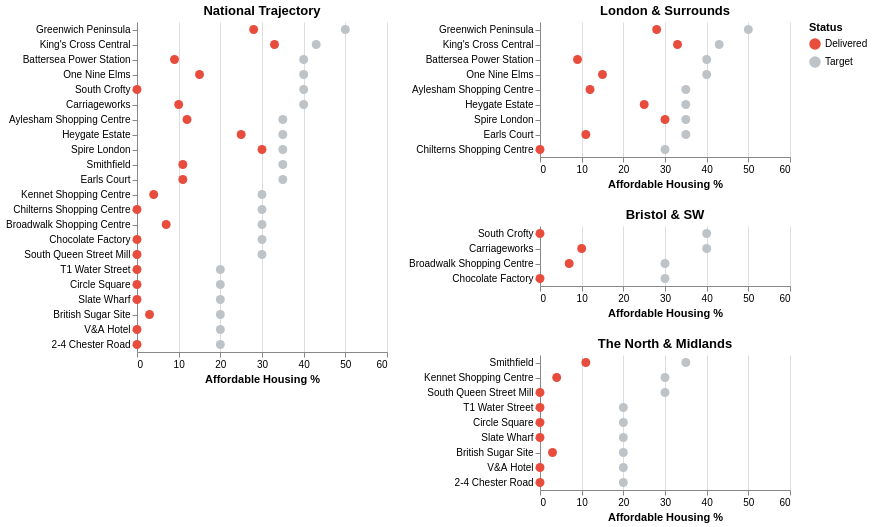

Source (notebook cell):
### Code cell
# An extra dumbell chart showing specific developments. 
# NOTE - not used in final report.

import pandas as pd
import altair as alt

# DATA
raw_data = [
    {"Name": "Aylesham Shopping Centre", "Region": "London & Surrounds", "Target": 35, "Delivered": 12},
    {"Name": "Kennet Shopping Centre", "Region": "North & Midlands", "Target": 30, "Delivered": 4},
    {"Name": "Chilterns Shopping Centre", "Region": "London & Surrounds", "Target": 30, "Delivered": 0},
    {"Name": "Broadwalk Shopping Centre", "Region": "Bristol & SW", "Target": 30, "Delivered": 7},
    {"Name": "Battersea Power Station", "Region": "London & Surrounds", "Target": 40, "Delivered": 9},
    {"Name": "Greenwich Peninsula", "Region": "London & Surrounds", "Target": 50, "Delivered": 28},
    {"Name": "Heygate Estate", "Region": "London & Surrounds", "Target": 35, "Delivered": 25},
    {"Name": "King's Cross Central", "Region": "London & Surrounds", "Target": 43, "Delivered": 33},
    {"Name": "One Nine Elms", "Region": "London & Surrounds", "Target": 40, "Delivered": 15},
    {"Name": "Spire London", "Region": "London & Surrounds", "Target": 35, "Delivered": 30},
    {"Name": "South Crofty", "Region": "Bristol & SW", "Target": 40, "Delivered": 0},
    {"Name": "Carriageworks", "Region": "Bristol & SW", "Target": 40, "Delivered": 10},
    {"Name": "Chocolate Factory", "Region": "Bristol & SW", "Target": 30, "Delivered": 0},
    {"Name": "T1 Water Street", "Region": "North & Midlands", "Target": 20, "Delivered": 0},
    {"Name": "Circle Square", "Region": "North & Midlands", "Target": 20, "Delivered": 0},
    {"Name": "Slate Wharf", "Region": "North & Midlands", "Target": 20, "Delivered": 0},
    {"Name": "South Queen Street Mill", "Region": "North & Midlands", "Target": 30, "Delivered": 0},
    {"Name": "Smithfield", "Region": "North & Midlands", "Target": 35, "Delivered": 11},
    {"Name": "British Sugar Site", "Region": "North & Midlands", "Target": 20, "Delivered": 3},
    {"Name": "Earls Court", "Region": "London & Surrounds", "Target": 35, "Delivered": 11},
    {"Name": "V&A Hotel", "Region": "North & Midlands", "Target": 20, "Delivered": 0},
    {"Name": "2-4 Chester Road", "Region": "North & Midlands", "Target": 20, "Delivered": 0}
]

df = pd.DataFrame(raw_data)
df_melted = df.melt(id_vars=['Name', 'Region'], value_vars=['Target', 'Delivered'], 
                    var_name='Status', value_name='Percentage')

# HELPER FUNCTION FOR THE DUMBBELL CHART
def make_dumbbell_chart(data, title):
    base = alt.Chart(data).encode(
        x=alt.X('Percentage:Q', title='Affordable Housing %', scale=alt.Scale(domain=[0, 60])),
        y=alt.Y('Name:N', title=None, sort=alt.EncodingSortField(field='Percentage', op='max', order='descending')),
        color=alt.Color('Status:N', scale=alt.Scale(range=['#e74c3c', '#bdc3c7']))
    )
    lines = base.mark_line(color='#dfe6e9', strokeWidth=2).encode(detail='Name:N')
    points = base.mark_circle(size=80, opacity=1)
    return (lines + points).properties(width=250, height=alt.Step(15), title=title)

# GENERATE CHARTS
# Total downward trajectory
total_chart = make_dumbbell_chart(df_melted, "National Trajectory")

# Regional charts
london_chart = make_dumbbell_chart(df_melted[df_melted['Region'] == 'London & Surrounds'], "London & Surrounds")
bristol_chart = make_dumbbell_chart(df_melted[df_melted['Region'] == 'Bristol & SW'], "Bristol & SW")
north_chart = make_dumbbell_chart(df_melted[df_melted['Region'] == 'North & Midlands'], "The North & Midlands")

# DISPLAY IN JUPYTER (Layout: Main on left, regions in a column on right)
(total_chart | (london_chart & bristol_chart & north_chart)).configure_view(stroke=None)

### Figure 1 — Vega-Lite specification as saved in the notebook (floating-point values rounded to 4 significant figures)
{"config": {"view": {"continuousWidth": 300, "continuousHeight": 300, "stroke": null}}, "hconcat": [{"layer": [{"mark": {"type": "line", "color": "#dfe6e9", "strokeWidth": 2}, "encoding": {"color": {"field": "Status", "scale": {"range": ["#e74c3c", "#bdc3c7"]}, "type": "nominal"}, "detail": {"field": "Name", "type": "nominal"}, "x": {"field": "Percentage", "scale": {"domain": [0, 60]}, "title": "Affordable Housing %", "type": "quantitative"}, "y": {"field": "Name", "sort": {"field": "Percentage", "op": "max", "order": "descending"}, "title": null, "type": "nominal"}}}, {"mark": {"type": "circle", "opacity": 1, "size": 80}, "encoding": {"color": {"field": "Status", "scale": {"range": ["#e74c3c", "#bdc3c7"]}, "type": "nominal"}, "x": {"field": "Percentage", "scale": {"domain": [0, 60]}, "title": "Affordable Housing %", "type": "quantitative"}, "y": {"field": "Name", "sort": {"field": "Percentage", "op": "max", "order": "descending"}, "title": null, "type": "nominal"}}}], "data": {"name": "data-29f387c92513d95286da6d9f34a3ab52"}, "height": {"step": 15}, "title": "National Trajectory", "width": 250}, {"vconcat": [{"layer": [{"mark": {"type": "line", "color": "#dfe6e9", "strokeWidth": 2}, "encoding": {"color": {"field": "Status", "scale": {"range": ["#e74c3c", "#bdc3c7"]}, "type": "nominal"}, "detail": {"field": "Name", "type": "nominal"}, "x": {"field": "Percentage", "scale": {"domain": [0, 60]}, "title": "Affordable Housing %", "type": "quantitative"}, "y": {"field": "Name", "sort": {"field": "Percentage", "op": "max", "order": "descending"}, "title": null, "type": "nominal"}}}, {"mark": {"type": "circle", "opacity": 1, "size": 80}, "encoding": {"color": {"field": "Status", "scale": {"range": ["#e74c3c", "#bdc3c7"]}, "type": "nominal"}, "x": {"field": "Percentage", "scale": {"domain": [0, 60]}, "title": "Affordable Housing %", "type": "quantitative"}, "y": {"field": "Name", "sort": {"field": "Percentage", "op": "max", "order": "descending"}, "title": null, "type": "nominal"}}}], "data": {"name": "data-ffc90b13b54164190cf29d4cc19015f2"}, "height": {"step": 15}, "title": "London & Surrounds", "width": 250}, {"layer": [{"mark": {"type": "line", "color": "#dfe6e9", "strokeWidth": 2}, "encoding": {"color": {"field": "Status", "scale": {"range": ["#e74c3c", "#bdc3c7"]}, "type": "nominal"}, "detail": {"field": "Name", "type": "nominal"}, "x": {"field": "Percentage", "scale": {"domain": [0, 60]}, "title": "Affordable Housing %", "type": "quantitative"}, "y": {"field": "Name", "sort": {"field": "Percentage", "op": "max", "order": "descending"}, "title": null, "type": "nominal"}}}, {"mark": {"type": "circle", "opacity": 1, "size": 80}, "encoding": {"color": {"field": "Status", "scale": {"range": ["#e74c3c", "#bdc3c7"]}, "type": "nominal"}, "x": {"field": "Percentage", "scale": {"domain": [0, 60]}, "title": "Affordable Housing %", "type": "quantitative"}, "y": {"field": "Name", "sort": {"field": "Percentage", "op": "max", "order": "descending"}, "title": null, "type": "nominal"}}}], "data": {"name": "data-3d6b34a26d4751b6a2b49709487cbaa1"}, "height": {"step": 15}, "title": "Bristol & SW", "width": 250}, {"layer": [{"mark": {"type": "line", "color": "#dfe6e9", "strokeWidth": 2}, "encoding": {"color": {"field": "Status", "scale": {"range": ["#e74c3c", "#bdc3c7"]}, "type": "nominal"}, "detail": {"field": "Name", "type": "nominal"}, "x": {"field": "Percentage", "scale": {"domain": [0, 60]}, "title": "Affordable Housing %", "type": "quantitative"}, "y": {"field": "Name", "sort": {"field": "Percentage", "op": "max", "order": "descending"}, "title": null, "type": "nominal"}}}, {"mark": {"type": "circle", "opacity": 1, "size": 80}, "encoding": {"color": {"field": "Status", "scale": {"range": ["#e74c3c", "#bdc3c7"]}, "type": "nominal"}, "x": {"field": "Percentage", "scale": {"domain": [0, 60]}, "title": "Affordable Housing %", "type": "quantitative"}, "y": {"field": "Name", "sort": {"field": "Percentage", "op": "max", "order": "descending"}, "title": null, "type": "nominal"}}}], "data": {"name": "data-08f3b05d94e13cde5254882883dd85fa"}, "height": {"step": 15}, "title": "The North & Midlands", "width": 250}]}], "$schema": "https://vega.github.io/schema/vega-lite/v5.20.1.json", "datasets": {"data-29f387c92513d95286da6d9f34a3ab52": [{"Name": "Aylesham Shopping Centre", "Region": "London & Surrounds", "Status": "Target", "Percentage": 35}, {"Name": "Kennet Shopping Centre", "Region": "North & Midlands", "Status": "Target", "Percentage": 30}, {"Name": "Chilterns Shopping Centre", "Region": "London & Surrounds", "Status": "Target", "Percentage": 30}, {"Name": "Broadwalk Shopping Centre", "Region": "Bristol & SW", "Status": "Target", "Percentage": 30}, {"Name": "Battersea Power Station", "Region": "London & Surrounds", "Status": "Target", "Percentage": 40}, {"Name": "Greenwich Peninsula", "Region": "London & Surrounds", "Status": "Target", "Percentage": 50}, {"Name": "Heygate Estate", "Region": "London & Surrounds", "Status": "Target", "Percentage": 35}, {"Name": "King's Cross Central", "Region": "London & Surrounds", "Status": "Target", "Percentage": 43}, {"Name": "One Nine Elms", "Region": "London & Surrounds", "Status": "Target", "Percentage": 40}, {"Name": "Spire London", "Region": "London & Surrounds", "Status": "Target", "Percentage": 35}, {"Name": "South Crofty", "Region": "Bristol & SW", "Status": "Target", "Percentage": 40}, {"Name": "Carriageworks", "Region": "Bristol & SW", "Status": "Target", "Percentage": 40}, {"Name": "Chocolate Factory", "Region": "Bristol & SW", "Status": "Target", "Percentage": 30}, {"Name": "T1 Water Street", "Region": "North & Midlands", "Status": "Target", "Percentage": 20}, {"Name": "Circle Square", "Region": "North & Midlands", "Status": "Target", "Percentage": 20}, {"Name": "Slate Wharf", "Region": "North & Midlands", "Status": "Target", "Percentage": 20}, {"Name": "South Queen Street Mill", "Region": "North & Midlands", "Status": "Target", "Percentage": 30}, {"Name": "Smithfield", "Region": "North & Midlands", "Status": "Target", "Percentage": 35}, {"Name": "British Sugar Site", "Region": "North & Midlands", "Status": "Target", "Percentage": 20}, {"Name": "Earls Court", "Region": "London & Surrounds", "Status": "Target", "Percentage": 35}, {"Name": "V&A Hotel", "Region": "North & Midlands", "Status": "Target", "Percentage": 20}, {"Name": "2-4 Chester Road", "Region": "North & Midlands", "Status": "Target", "Percentage": 20}, {"Name": "Aylesham Shopping Centre", "Region": "London & Surrounds", "Status": "Delivered", "Percentage": 12}, {"Name": "Kennet Shopping Centre", "Region": "North & Midlands", "Status": "Delivered", "Percentage": 4}, {"Name": "Chilterns Shopping Centre", "Region": "London & Surrounds", "Status": "Delivered", "Percentage": 0}, {"Name": "Broadwalk Shopping Centre", "Region": "Bristol & SW", "Status": "Delivered", "Percentage": 7}, {"Name": "Battersea Power Station", "Region": "London & Surrounds", "Status": "Delivered", "Percentage": 9}, {"Name": "Greenwich Peninsula", "Region": "London & Surrounds", "Status": "Delivered", "Percentage": 28}, {"Name": "Heygate Estate", "Region": "London & Surrounds", "Status": "Delivered", "Percentage": 25}, {"Name": "King's Cross Central", "Region": "London & Surrounds", "Status": "Delivered", "Percentage": 33}, {"Name": "One Nine Elms", "Region": "London & Surrounds", "Status": "Delivered", "Percentage": 15}, {"Name": "Spire London", "Region": "London & Surrounds", "Status": "Delivered", "Percentage": 30}, {"Name": "South Crofty", "Region": "Bristol & SW", "Status": "Delivered", "Percentage": 0}, {"Name": "Carriageworks", "Region": "Bristol & SW", "Status": "Delivered", "Percentage": 10}, {"Name": "Chocolate Factory", "Region": "Bristol & SW", "Status": "Delivered", "Percentage": 0}, {"Name": "T1 Water Street", "Region": "North & Midlands", "Status": "Delivered", "Percentage": 0}, {"Name": "Circle Square", "Region": "North & Midlands", "Status": "Delivered", "Percentage": 0}, {"Name": "Slate Wharf", "Region": "North & Midlands", "Status": "Delivered", "Percentage": 0}, {"Name": "South Queen Street Mill", "Region": "North & Midlands", "Status": "Delivered", "Percentage": 0}, {"Name": "Smithfield", "Region": "North & Midlands", "Status": "Delivered", "Percentage": 11}, {"Name": "British Sugar Site", "Region": "North & Midlands", "Status": "Delivered", "Percentage": 3}, {"Name": "Earls Court", "Region": "London & Surrounds", "Status": "Delivered", "Percentage": 11}, {"Name": "V&A Hotel", "Region": "North & Midlands", "Status": "Delivered", "Percentage": 0}, {"Name": "2-4 Chester Road", "Region": "North & Midlands", "Status": "Delivered", "Percentage": 0}], "data-ffc90b13b54164190cf29d4cc19015f2": [{"Name": "Aylesham Shopping Centre", "Region": "London & Surrounds", "Status": "Target", "Percentage": 35}, {"Name": "Chilterns Shopping Centre", "Region": "London & Surrounds", "Status": "Target", "Percentage": 30}, {"Name": "Battersea Power Station", "Region": "London & Surrounds", "Status": "Target", "Percentage": 40}, {"Name": "Greenwich Peninsula", "Region": "London & Surrounds", "Status": "Target", "Percentage": 50}, {"Name": "Heygate Estate", "Region": "London & Surrounds", "Status": "Target", "Percentage": 35}, {"Name": "King's Cross Central", "Region": "London & Surrounds", "Status": "Target", "Percentage": 43}, {"Name": "One Nine Elms", "Region": "London & Surrounds", "Status": "Target", "Percentage": 40}, {"Name": "Spire London", "Region": "London & Surrounds", "Status": "Target", "Percentage": 35}, {"Name": "Earls Court", "Region": "London & Surrounds", "Status": "Target", "Percentage": 35}, {"Name": "Aylesham Shopping Centre", "Region": "London & Surrounds", "Status": "Delivered", "Percentage": 12}, {"Name": "Chilterns Shopping Centre", "Region": "London & Surrounds", "Status": "Delivered", "Percentage": 0}, {"Name": "Battersea Power Station", "Region": "London & Surrounds", "Status": "Delivered", "Percentage": 9}, {"Name": "Greenwich Peninsula", "Region": "London & Surrounds", "Status": "Delivered", "Percentage": 28}, {"Name": "Heygate Estate", "Region": "London & Surrounds", "Status": "Delivered", "Percentage": 25}, {"Name": "King's Cross Central", "Region": "London & Surrounds", "Status": "Delivered", "Percentage": 33}, {"Name": "One Nine Elms", "Region": "London & Surrounds", "Status": "Delivered", "Percentage": 15}, {"Name": "Spire London", "Region": "London & Surrounds", "Status": "Delivered", "Percentage": 30}, {"Name": "Earls Court", "Region": "London & Surrounds", "Status": "Delivered", "Percentage": 11}], "data-3d6b34a26d4751b6a2b49709487cbaa1": [{"Name": "Broadwalk Shopping Centre", "Region": "Bristol & SW", "Status": "Target", "Percentage": 30}, {"Name": "South Crofty", "Region": "Bristol & SW", "Status": "Target", "Percentage": 40}, {"Name": "Carriageworks", "Region": "Bristol & SW", "Status": "Target", "Percentage": 40}, {"Name": "Chocolate Factory", "Region": "Bristol & SW", "Status": "Target", "Percentage": 30}, {"Name": "Broadwalk Shopping Centre", "Region": "Bristol & SW", "Status": "Delivered", "Percentage": 7}, {"Name": "South Crofty", "Region": "Bristol & SW", "Status": "Delivered", "Percentage": 0}, {"Name": "Carriageworks", "Region": "Bristol & SW", "Status": "Delivered", "Percentage": 10}, {"Name": "Chocolate Factory", "Region": "Bristol & SW", "Status": "Delivered", "Percentage": 0}], "data-08f3b05d94e13cde5254882883dd85fa": [{"Name": "Kennet Shopping Centre", "Region": "North & Midlands", "Status": "Target", "Percentage": 30}, {"Name": "T1 Water Street", "Region": "North & Midlands", "Status": "Target", "Percentage": 20}, {"Name": "Circle Square", "Region": "North & Midlands", "Status": "Target", "Percentage": 20}, {"Name": "Slate Wharf", "Region": "North & Midlands", "Status": "Target", "Percentage": 20}, {"Name": "South Queen Street Mill", "Region": "North & Midlands", "Status": "Target", "Percentage": 30}, {"Name": "Smithfield", "Region": "North & Midlands", "Status": "Target", "Percentage": 35}, {"Name": "British Sugar Site", "Region": "North & Midlands", "Status": "Target", "Percentage": 20}, {"Name": "V&A Hotel", "Region": "North & Midlands", "Status": "Target", "Percentage": 20}, {"Name": "2-4 Chester Road", "Region": "North & Midlands", "Status": "Target", "Percentage": 20}, {"Name": "Kennet Shopping Centre", "Region": "North & Midlands", "Status": "Delivered", "Percentage": 4}, {"Name": "T1 Water Street", "Region": "North & Midlands", "Status": "Delivered", "Percentage": 0}, {"Name": "Circle Square", "Region": "North & Midlands", "Status": "Delivered", "Percentage": 0}, {"Name": "Slate Wharf", "Region": "North & Midlands", "Status": "Delivered", "Percentage": 0}, {"Name": "South Queen Street Mill", "Region": "North & Midlands", "Status": "Delivered", "Percentage": 0}, {"Name": "Smithfield", "Region": "North & Midlands", "Status": "Delivered", "Percentage": 11}, {"Name": "British Sugar Site", "Region": "North & Midlands", "Status": "Delivered", "Percentage": 3}, {"Name": "V&A Hotel", "Region": "North & Midlands", "Status": "Delivered", "Percentage": 0}, {"Name": "2-4 Chester Road", "Region": "North & Midlands", "Status": "Delivered", "Percentage": 0}]}}
